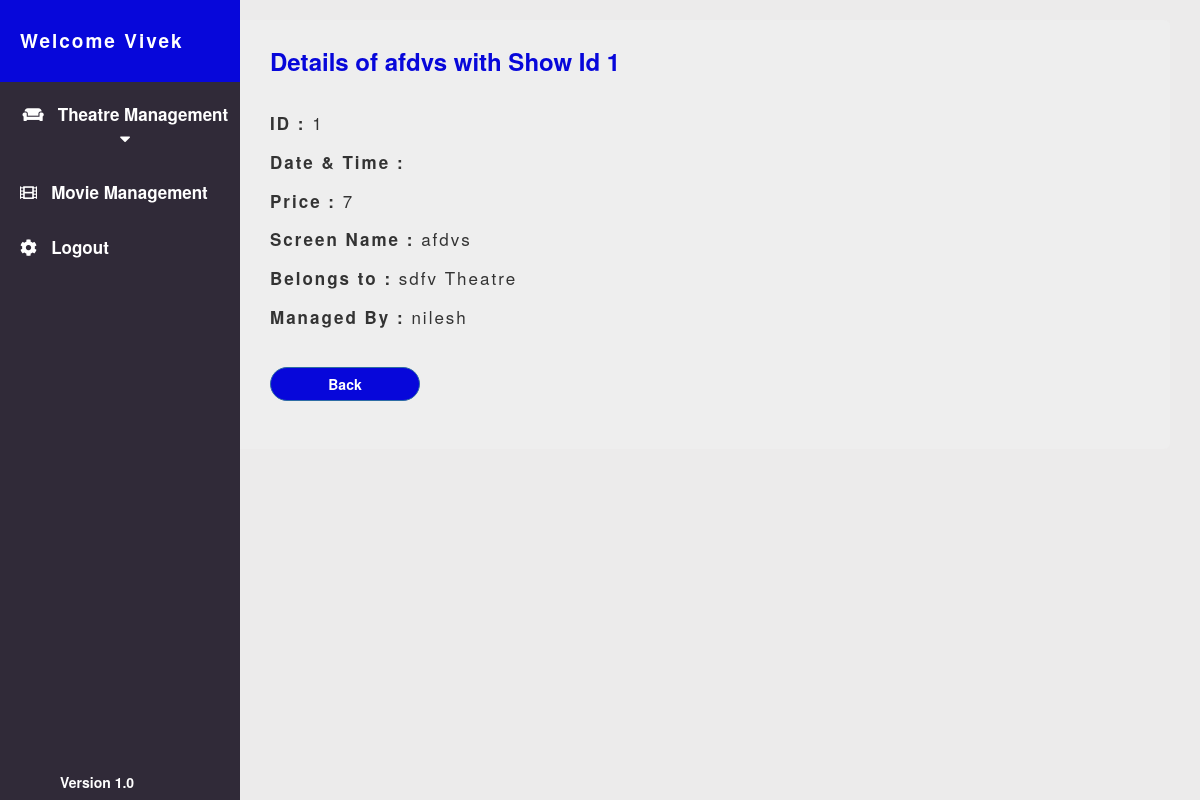
The app's page /manager/dashboard/show-detail/1/ (signed in) with its own data.
### dashboard/models.py (models this page shows, shortened)
class show(models.Model) :
    date = models.DateField()
    time = models.TimeField()
    price = models.IntegerField()
    screen = models.ForeignKey(screen,related_name="show_screen",on_delete=models.CASCADE)
    theatre = models.ForeignKey(theatre,related_name="show_theatre",on_delete=models.CASCADE)
    movie = models.ForeignKey(movie,related_name="show_movie",on_delete=models.CASCADE)

class screen(models.Model) :
    name = models.CharField(max_length=20)
    no_of_rows = models.IntegerField(validators=[MaxValueValidator(75)])
    no_of_columns = models.IntegerField(validators=[MaxValueValidator(50)])
    theatre = models.ForeignKey(theatre,related_name="screen",on_delete=models.CASCADE)

class theatre(models.Model) :
    name = models.CharField(max_length=30)
    address = models.CharField(max_length=100)
    phone = models.BigIntegerField()
    theatre_manager = models.ForeignKey(theatre_manager,related_name="theatre",on_delete=models.CASCADE)

class theatre_manager(models.Model) :
    name = models.CharField(max_length=20)
    email = models.EmailField()
    address = models.CharField(max_length=100)
    phone = models.BigIntegerField()

### dashboard/views.py (the view)
# urls.py: re_path(r'^show-detail/(?P<pk>\d+)/',views.show_detail_view.as_view(),name="show-detail-view"),
class show_detail_view(LoginRequiredMixin,DetailView) :
    context_object_name = 'show'
    model = models.show
    template_name = 'dashboard/show-detail-view.html'
    login_url = 'login:user_login'
    permission_required = 'dashboard.show.can_view_show'

### dashboard/templates/dashboard/show-detail-view.html (shortened to what this page needs)
{% extends 'dashboard/layout.html' %}
{% block content %}
<h3><strong>
    Details of {{ show.screen.name }} with Show Id {{ show.id }}
  </strong></h3></br>
  <h4><strong>ID : </strong>{{ show.id }}</h4>
  <h4><strong>Date & Time : </strong>{{ show.date_time }}</h4>
  <h4><strong>Price : </strong>{{ show.price }}</h4>
  <h4><strong>Screen Name : </strong>{{ show.screen.name }}</h4>
  <h4><strong>Belongs to : </strong>{{ show.theatre.name }} Theatre</h4>
  <h4><strong>Managed By : </strong>{{ show.theatre.theatre_manager.name }}</h4></br>
  <a href="{% url 'dashboard:show-view' %}"><button class="btn btn-primary">Back</button></a>
{% endblock %}

### static/css/style.css (style rules this page uses)
* { margin: 0; padding: 0; border: 0; }

### dashboard/templates/dashboard/show-detail-view.html (style rules this page uses)
h3 { color : rgb(7, 7, 218); margin-top : -20px; }
h4 { letter-spacing: 2px; padding-bottom: 10px; font-size: 17px; }
.btn-primary { color: rgb(255, 255, 255); background-color: rgb(7, 7, 218); border-radius: 2rem; width: 150px; font-weight: 700; }

### records on screen
show: screen.name "afdvs", id "1", price "7", theatre.name "sdfv", theatre.theatre_manager.name "nilesh"
